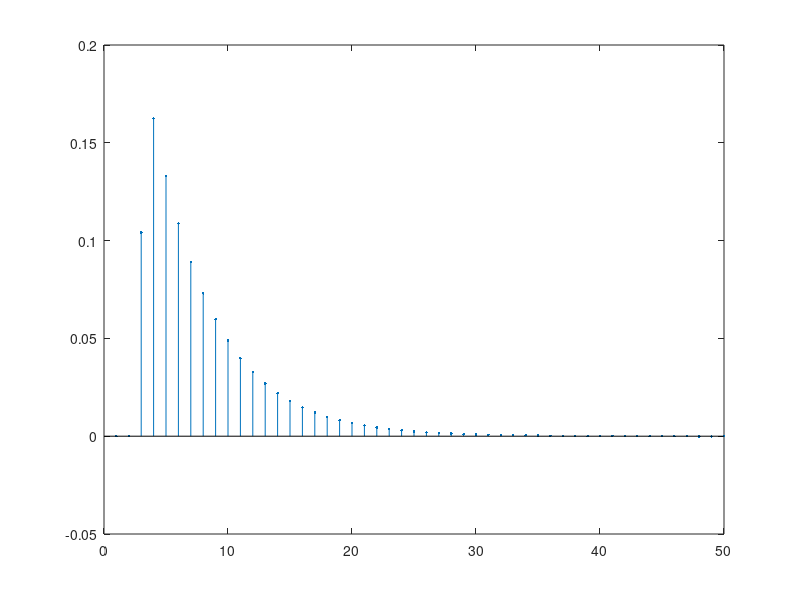

Write MATLAB code to recreate this figure.
numtaps = 50; mu = 0.01;
X = zeros([numtaps 1]); 
P = zeros([numtaps 1]); %Filter Koeffizienten
uk = zeros([4 1]); %Eingangssignal
yk = 0;
numiter = 500;
for k = 1:numiter,
uk = [randn(1); uk(1:end-1)]; % simulate actual plant - shift in random values
yk = 0.8187*yk + 0.1042*uk(3) + 0.1042*0.7402*uk(4); %Ausgang der Strecke

X = [uk(1); X(1:end-1)]; % simulate plant model - shift in same value as in uk
yhat = P'*X; %Faltung mit dem Filter

mu = min(mu,1/(X'*X)); % adaptive learning rate
P = P + 2*mu*(yk-yhat)*X; % adapt P
end
stem(P,'.');